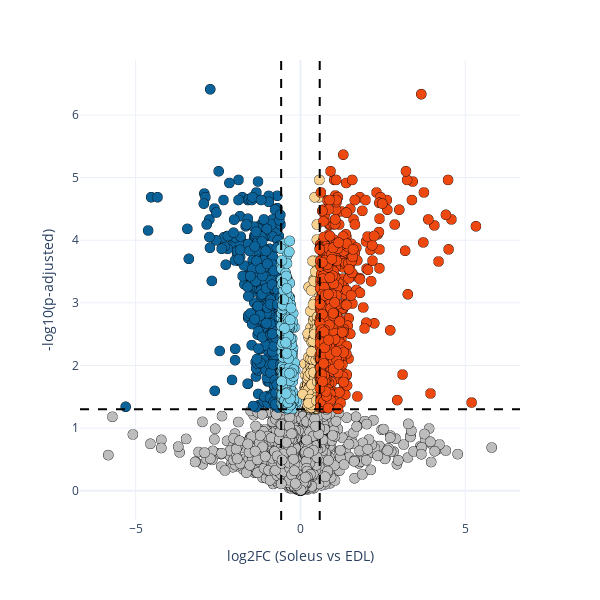

Source (notebook cell):
### Markdown cell above
# Figure 3H

### Code cell
df_pivot =np.log2(pd.pivot_table(df, columns = 'reduced_id', index = 'Genes', values= 'PG.MaxLFQ')).T.replace([np.inf, -np.inf], np.nan)
df_pivot['group'] = ['Soleus', 'Soleus', 'Soleus', 'Soleus', 'EDL', 'EDL', 'EDL', 'EDL']
df_pivot['sample'] = ['Soleus_1', 'Soleus_2', 'Soleus_3', 'Soleus_4', 'EDL_1', 'EDL_2', 'EDL_3', 'EDL_4']
df_pivot['subject'] = ['Soleus_1', 'Soleus_2', 'Soleus_3', 'Soleus_4', 'EDL_1', 'EDL_2', 'EDL_3', 'EDL_4']
df_pivot_filt = df_pivot.loc[:, (1 - (df_pivot.isna().sum() / len(df_pivot))) >=0.7]
df_pivot_imp = ac.imputation_mixed_norm_KNN(df_pivot_filt).reset_index()
ttest = ac.run_ttest(df_pivot_imp, 'Soleus', 'EDL')
tmp = []
for index, row in ttest.iterrows():
    if (row['log2FC'] >= 0.585) & (row['padj'] < 0.05):
        tmp.append('upreg')
    
    elif ((row['log2FC'] <= 0.585) & (row['log2FC'] >= 0)) & (row['padj'] < 0.05):
        tmp.append('almost_upreg')
    
    elif (row['log2FC'] <= -0.585) & (row['padj'] < 0.05):
        tmp.append('downreg')

    elif ((row['log2FC'] >= -0.585) & (row['log2FC'] <= 0)) & (row['padj'] < 0.05):
        tmp.append('almost_downreg')
    
    else: 
        tmp.append('noreg')

ttest['ID'] = tmp
soleus_extended = ['Myh7', 'Myh7b', 'Atp2a2', 'Tnni1', 'Tnnt1', 'Tnnc1', 'Mb', 'Ppargc1a']

edl_extended = ['Myh4', 'Atp2a1', 'Tnni2', 'Tnnt3', 'Pvalb']

genes = soleus_extended + edl_extended

fig = px.scatter(ttest, x='log2FC', y=-np.log10(ttest['padj']), color='ID', 
                 color_discrete_sequence=['#BDBDBD','#0B6299', '#77CDE6','#F7D291','#EE4811'], hover_name = 'identifier')

fig.update_traces(marker=dict(
    size=10, 
    line=dict(width=0.5, color='black')
))


fig.add_vline(x=-0.585, line_dash='dash', line_color='black')
fig.add_vline(x=0.585, line_dash='dash', line_color='black')
fig.add_hline(y=1.3, line_dash='dash', line_color='black')

fig.update_xaxes(title="log2FC (Soleus vs EDL)")
fig.update_yaxes(title='-log10(p-adjusted)')
fig.update_layout(width=600, height=600, template='plotly_white', showlegend=False)
#fig.write_image(r'D:\Projects\SPEC\figs_raw\Figure_3g.pdf', width=600, height=600)

### Figure 1 — Plotly figure (JSON) as saved in the notebook; plotly's stock layout.template omitted (floating-point values rounded to 4 significant figures; data arrays with more than 128 entries replaced by an {"elided": "..."} marker saying what was removed)
{"data": [{"hovertemplate": "<b>%{hovertext}</b><br><br>ID=noreg<br>log2FC=%{x}<br>y=%{y}<extra></extra>", "hovertext": {"elided": "3778 str values"}, "legendgroup": "noreg", "marker": {"color": "#BDBDBD", "line": {"color": "black", "width": 0.5}, "size": 10, "symbol": "circle"}, "mode": "markers", "name": "noreg", "showlegend": true, "type": "scattergl", "x": {"elided": "3778 float values"}, "xaxis": "x", "y": {"elided": "3778 float values"}, "yaxis": "y"}, {"hovertemplate": "<b>%{hovertext}</b><br><br>ID=downreg<br>log2FC=%{x}<br>y=%{y}<extra></extra>", "hovertext": {"elided": "463 str values"}, "legendgroup": "downreg", "marker": {"color": "#0B6299", "line": {"color": "black", "width": 0.5}, "size": 10, "symbol": "circle"}, "mode": "markers", "name": "downreg", "showlegend": true, "type": "scattergl", "x": {"elided": "463 float values"}, "xaxis": "x", "y": {"elided": "463 float values"}, "yaxis": "y"}, {"hovertemplate": "<b>%{hovertext}</b><br><br>ID=almost_downreg<br>log2FC=%{x}<br>y=%{y}<extra></extra>", "hovertext": {"elided": "277 str values"}, "legendgroup": "almost_downreg", "marker": {"color": "#77CDE6", "line": {"color": "black", "width": 0.5}, "size": 10, "symbol": "circle"}, "mode": "markers", "name": "almost_downreg", "showlegend": true, "type": "scattergl", "x": {"elided": "277 float values"}, "xaxis": "x", "y": {"elided": "277 float values"}, "yaxis": "y"}, {"hovertemplate": "<b>%{hovertext}</b><br><br>ID=almost_upreg<br>log2FC=%{x}<br>y=%{y}<extra></extra>", "hovertext": {"elided": "396 str values"}, "legendgroup": "almost_upreg", "marker": {"color": "#F7D291", "line": {"color": "black", "width": 0.5}, "size": 10, "symbol": "circle"}, "mode": "markers", "name": "almost_upreg", "showlegend": true, "type": "scattergl", "x": {"elided": "396 float values"}, "xaxis": "x", "y": {"elided": "396 float values"}, "yaxis": "y"}, {"hovertemplate": "<b>%{hovertext}</b><br><br>ID=upreg<br>log2FC=%{x}<br>y=%{y}<extra></extra>", "hovertext": {"elided": "606 str values"}, "legendgroup": "upreg", "marker": {"color": "#EE4811", "line": {"color": "black", "width": 0.5}, "size": 10, "symbol": "circle"}, "mode": "markers", "name": "upreg", "showlegend": true, "type": "scattergl", "x": {"elided": "606 float values"}, "xaxis": "x", "y": {"elided": "606 float values"}, "yaxis": "y"}], "layout": {"height": 600, "legend": {"title": {"text": "ID"}, "tracegroupgap": 0}, "margin": {"t": 60}, "shapes": [{"line": {"color": "black", "dash": "dash"}, "type": "line", "x0": -0.585, "x1": -0.585, "xref": "x", "y0": 0, "y1": 1, "yref": "y domain"}, {"line": {"color": "black", "dash": "dash"}, "type": "line", "x0": 0.585, "x1": 0.585, "xref": "x", "y0": 0, "y1": 1, "yref": "y domain"}, {"line": {"color": "black", "dash": "dash"}, "type": "line", "x0": 0, "x1": 1, "xref": "x domain", "y0": 1.3, "y1": 1.3, "yref": "y"}], "showlegend": false, "width": 600, "xaxis": {"anchor": "y", "domain": [0, 1], "title": {"text": "log2FC (Soleus vs EDL)"}}, "yaxis": {"anchor": "x", "domain": [0, 1], "title": {"text": "-log10(p-adjusted)"}}}}
